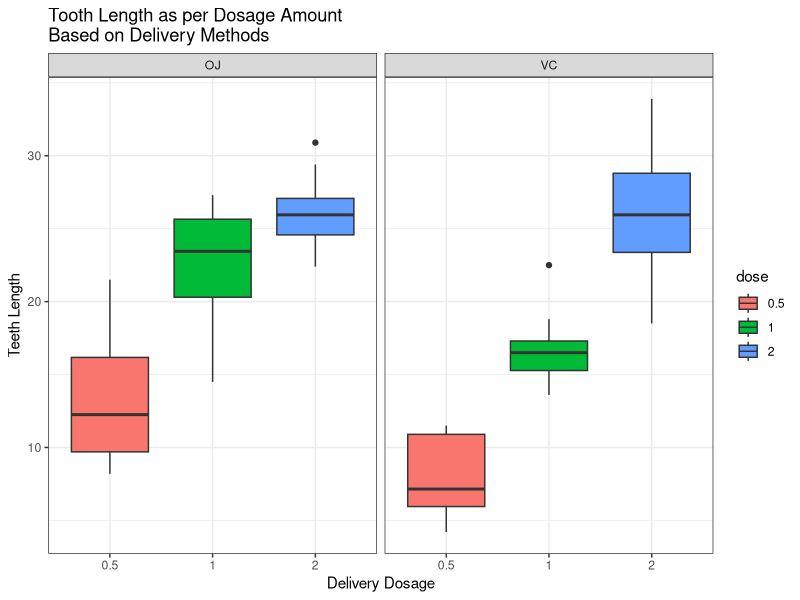

Here is the R script that generated this plot: (Note: this script raises an error after producing the figure.)
## ---- chunk 1
knitr::opts_chunk$set(echo = TRUE)
## ---- chunk 2
library(datasets)
library(ggplot2)
library(knitr)
## ---- chunk 3
# Load the data
data("ToothGrowth")
# General summary
summary(ToothGrowth)
## ---- chunk 4
# Unique Values
unique(ToothGrowth$dose)
## ---- chunk 5
# Coverting to factors
ToothGrowth$dose <- as.factor(ToothGrowth$dose)
## ---- chunk 6
g <- ggplot(data = ToothGrowth, aes(x = dose, y = len))
g <- g + facet_grid(.~supp)
g <- g + geom_boxplot(aes(fill = dose))
g <- g + theme_bw()
g <- g + labs(title = "Tooth Length as per Dosage Amount\nBased on Delivery Methods",
              x = "Delivery Dosage",
              y = "Teeth Length")
print(g)
## ---- chunk 7
# Perform t-test
t.test(len~supp, data = ToothGrowth, paired = FALSE, var.equal = FALSE)
## ---- chunk 8
# Collect data with dosage 0.5 and 1.0
dose1 <- subset(ToothGrowth, ToothGrowth$dose %in% c(0.5,1.0))
# Perform t-test
t.test(len~dose, data = dose1, paired = FALSE, var.equal = FALSE)
## ---- chunk 9
# Collect data with dosage 1.0 and 2.0
dose2 <- subset(ToothGrowth, ToothGrowth$dose %in% c(1.0,2.0))
# Perform t-test
t.test(len~dose, data = dose2, paired = FALSE, var.equal = FALSE)
## ---- chunk 10
# Collect data with dosage 0.5 and 2.0
dose3 <- subset(ToothGrowth, ToothGrowth$dose %in% c(0.5,2.0))
# Perform t-test
t.test(len~dose, data = dose3, paired = FALSE, var.equal = FALSE)
